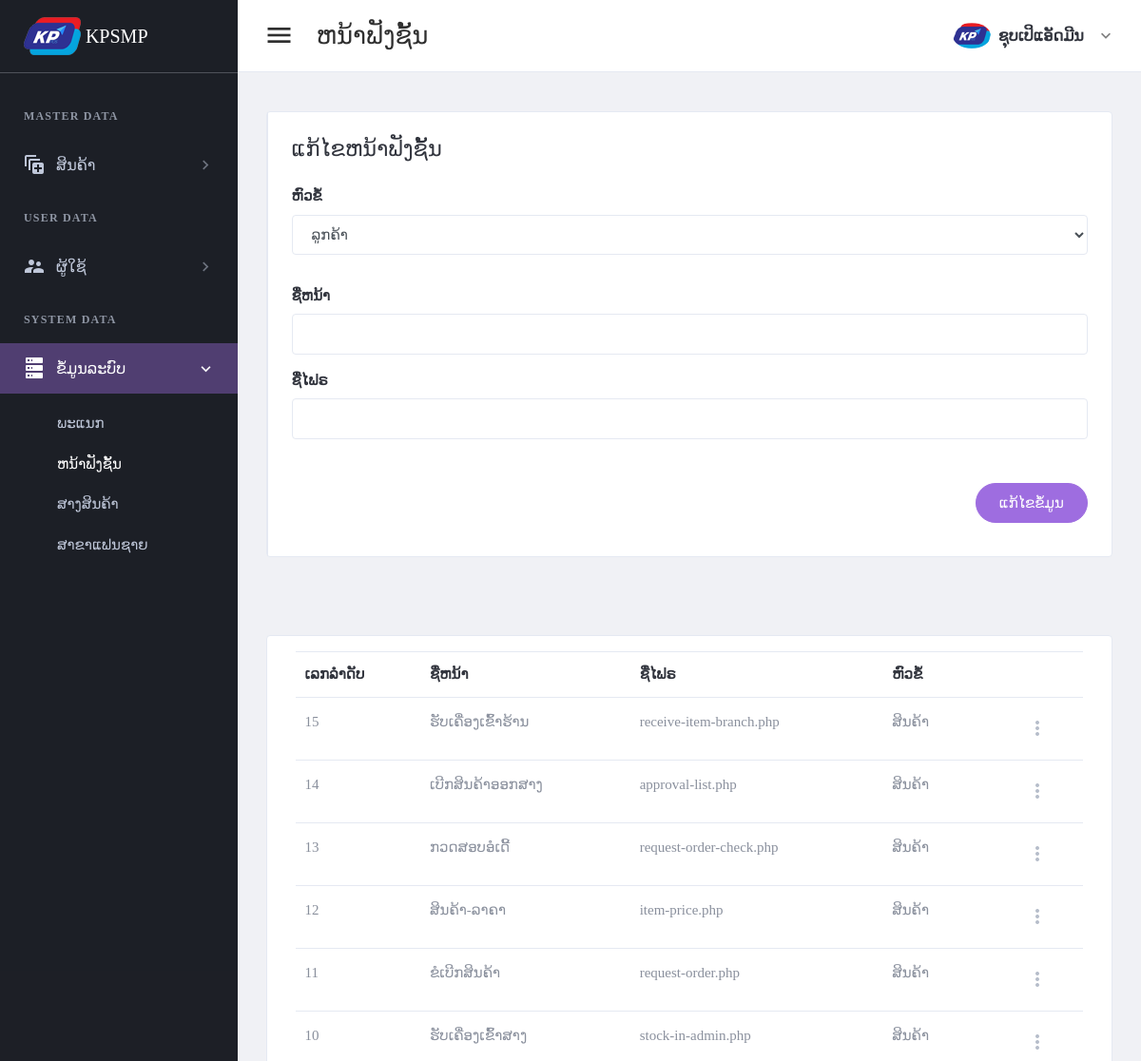
The app's page /page/edit-function.php (signed in, upper part), older data.
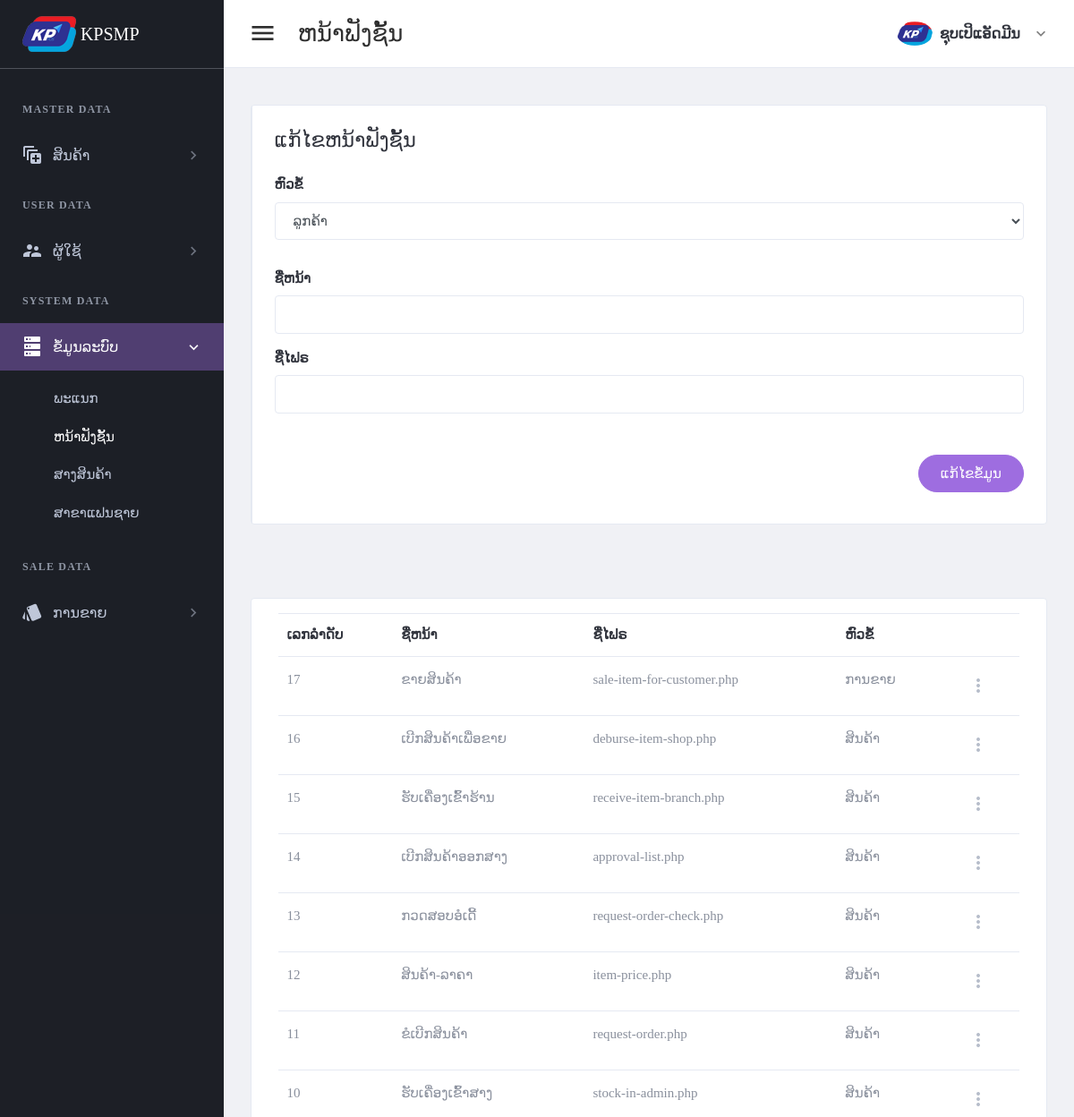
The same page, newer data.
### tables this page shows
CREATE TABLE `tbl_header_title` (
  `ht_id` int(11) NOT NULL,
  `ht_name` varchar(300) DEFAULT NULL
);

CREATE TABLE `tbl_sub_title` (
  `st_id` int(11) NOT NULL,
  `st_name` varchar(300) DEFAULT NULL,
  `icon_code` varchar(100) DEFAULT NULL,
  `ht_id` int(11) DEFAULT NULL
);

CREATE TABLE `tbl_page_title` (
  `pt_id` int(11) NOT NULL,
  `pt_name` varchar(300) DEFAULT NULL,
  `ptf_name` varchar(100) DEFAULT NULL,
  `st_id` int(11) DEFAULT NULL
);

### setting/checksession.php (called while the page is built, shortened)
<?php
	if($_SESSION['id_users'] == "" )
	{
	header("location:logout.php");
	}
	  else{
		$role_id = $_SESSION["role_id"];
	}
?>

### page/edit-function.php (the view, shortened to what the changed rows need)
<?php
include("../setting/checksession.php");
include("../setting/conn.php");
$header_name = "ຫນ້າຟັງຊັ້ນ";
$header_click = "4";
?>
<!DOCTYPE html>
<html lang="en" dir="ltr">
<head>
	<?php
	include("../setting/callcss.php");
	?>
</head>
<body class="navbar-fixed sidebar-fixed" id="body">
	<div class="wrapper">
		<?php include "menu.php"; ?>
		<div class="page-wrapper">
			<div class="content-wrapper">
				<div class="content">
					<div class="card card-default">
						<div class="card-body">
							<table id="productsTable" class="table table-hover table-product" style="width:100%">
								<thead>
									<tr>
										<th>ເລກລຳດັບ</th>
										<th>ຊື່ຫນ້າ</th>
										<th>ຊື່ໄຟຣ</th>
										<th>ຫົວຂໍ້</th>
										<th></th>
									</tr>
								</thead>
								<tbody>
									<?php
									$stmt4 = $conn->prepare("SELECT  pt_id,pt_name,ptf_name,st_name
									FROM tbl_page_title a
									left join tbl_sub_title b on a.st_id = b.st_id order by pt_id desc ");
									$stmt4->execute();
									if ($stmt4->rowCount() > 0) {
										while ($row4 = $stmt4->fetch(PDO::FETCH_ASSOC)) {
											$pt_id = $row4['pt_id'];
											$pt_name = $row4['pt_name'];
											$ptf_name = $row4['ptf_name'];
											$st_name = $row4['st_name'];
									?>
											<tr>
												<td><?php echo "$pt_id"; ?></td>
												<td><?php echo "$pt_name"; ?></td>
												<td><?php echo "$ptf_name"; ?></td>
												<td><?php echo "$st_name"; ?></td>
												<td>
                                                    <div class="dropdown">
                                                        <a class="dropdown-toggle icon-burger-mini" href="#" role="button" id="dropdownMenuLink" data-toggle="dropdown" aria-haspopup="true" aria-expanded="false" data-display="static">
                                                        </a>
                                                    </div>
                                                </td>
											</tr>
									<?php
										}
									}
									?>
								</tbody>
							</table>
						</div>
					</div>
				</div>
			</div>
		</div>
	</div>
</body>
</html>

### page/menu.php (shortened to what the changed rows need)
<aside class="left-sidebar sidebar-dark" id="left-sidebar">
  <div id="sidebar" class="sidebar sidebar-with-footer">
    <div class="sidebar-left" data-simplebar style="height: 100%;">
      <ul class="nav sidebar-inner" id="sidebar-menu">
        <?php
        $stmt = $conn->prepare(" SELECT distinct a.ht_id,ht_name
        FROM tbl_header_title a
        left join tbl_role_page b on a.ht_id = b.ht_id
        where role_id ='$role_id'
        order by  a.ht_id asc ");
        $stmt->execute();
        if ($stmt->rowCount() > 0) {
          while ($row = $stmt->fetch(PDO::FETCH_ASSOC)) {
            $ht_id = $row['ht_id'];
            $ht_name = $row['ht_name'];
        ?>
            <li class="section-title"> <?php echo "$ht_name"; ?></li>
            <?php
            $stmt1 = $conn->prepare("SELECT distinct a.st_id,st_name,role_id,icon_code
            FROM tbl_sub_title a
            left join tbl_role_page b on a.st_id = b.st_id
            where a.ht_id = '$ht_id' and role_id ='$role_id'
            order by a.st_id asc ");
            $stmt1->execute();
            if ($stmt1->rowCount() > 0) {
              while ($row1 = $stmt1->fetch(PDO::FETCH_ASSOC)) {
                $st_name = $row1['st_name'];
                $st_id = $row1['st_id'];
                $icon_code = $row1['icon_code'];
            ?>
                <li class='has-sub <?php if ($header_click == "$st_id") {  echo "active expand"; } ?>'>
                  <a class="sidenav-item-link" href="javascript:void(0)" data-toggle="collapse" data-target='#<?php echo "$st_name"; ?>' aria-expanded="false" aria-controls="<?php echo "$st_name"; ?>">
                    <i class="mdi <?php echo"$icon_code";?>"></i>
                    <span class="nav-text"> <?php echo "$st_name"; ?> </span> <b class="caret"></b>
                  </a>
                  <ul class='collapse <?php if ($header_click == "$st_id" ) { echo "show"; } ?>' id="<?php echo "$st_name"; ?>" data-parent="#sidebar-menu">
                    <div class="sub-menu">
                      <?php
                      $stmt2 = $conn->prepare(" SELECT pt_name,ptf_name
                      FROM tbl_page_title a
                      left join tbl_role_page b on a.pt_id = b.pt_id
                      where a.st_id = '$st_id' and role_id ='$role_id'
                      order by a.pt_id asc ");
                      $stmt2->execute();
                      if ($stmt2->rowCount() > 0) {
                        while ($row2 = $stmt2->fetch(PDO::FETCH_ASSOC)) {
                          $pt_name = $row2['pt_name'];
                      ?>
                          <li class="<?php if ($header_name ==  $row2['pt_name']) { echo "active"; } ?>">
                            <a class="sidenav-item-link" href='<?php echo $row2['ptf_name'] ?>'>
                              <span class="nav-text"><?php echo"$pt_name";?></span>
                            </a>
                          </li>
                      <?php
                        }
                      }
                      ?>
                    </div>
                  </ul>
              <?php
              }
            }
              ?>
                </li>
            <?php
          }
        }
            ?>
      </ul>
    </div>
  </div>
</aside>

Row changes from the older to the newer data that the page shows:
now on this page (row unchanged): tbl_header_title: ht_name "SALE DATA"
now on this page (row unchanged): tbl_sub_title: st_name "ການຂາຍ", shown under "SALE DATA"
added tbl_page_title: pt_id "17", pt_name "ຂາຍສິນຄ້າ", ptf_name "sale-item-for-customer.php", st.st_name "ການຂາຍ", shown under "ແກ້ໄຂຫນ້າຟັງຊັ້ນ"
added tbl_page_title: pt_id "16", pt_name "ເບີກສິນຄ້າເພື່ອຂາຍ", ptf_name "deburse-item-shop.php", st.st_name "ສິນຄ້າ", shown under "ແກ້ໄຂຫນ້າຟັງຊັ້ນ"
